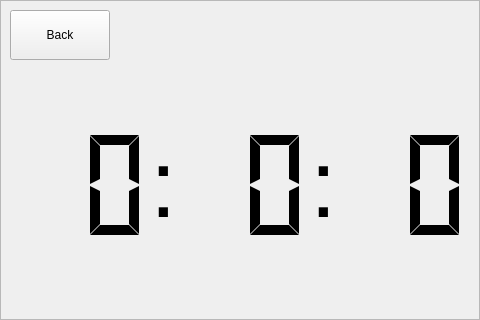
<?xml version="1.0" encoding="UTF-8"?>
<ui version="4.0">
 <class>ClockForm</class>
 <widget class="QWidget" name="ClockForm">
  <property name="geometry">
   <rect>
    <x>0</x>
    <y>0</y>
    <width>480</width>
    <height>320</height>
   </rect>
  </property>
  <property name="windowTitle">
   <string>Form</string>
  </property>
  <widget class="QFrame" name="frame">
   <property name="geometry">
    <rect>
     <x>0</x>
     <y>0</y>
     <width>480</width>
     <height>320</height>
    </rect>
   </property>
   <property name="maximumSize">
    <size>
     <width>480</width>
     <height>320</height>
    </size>
   </property>
   <property name="frameShape">
    <enum>QFrame::StyledPanel</enum>
   </property>
   <property name="frameShadow">
    <enum>QFrame::Raised</enum>
   </property>
   <widget class="QPushButton" name="backButton">
    <property name="geometry">
     <rect>
      <x>10</x>
      <y>10</y>
      <width>100</width>
      <height>50</height>
     </rect>
    </property>
    <property name="styleSheet">
     <string notr="true">font: 9pt &quot;휴먼둥근헤드라인&quot;;</string>
    </property>
    <property name="text">
     <string>Back</string>
    </property>
   </widget>
   <widget class="QLCDNumber" name="lcdHour">
    <property name="geometry">
     <rect>
      <x>20</x>
      <y>80</y>
      <width>131</width>
      <height>211</height>
     </rect>
    </property>
    <property name="frameShape">
     <enum>QFrame::NoFrame</enum>
    </property>
    <property name="smallDecimalPoint">
     <bool>false</bool>
    </property>
    <property name="digitCount">
     <number>2</number>
    </property>
    <property name="segmentStyle">
     <enum>QLCDNumber::Flat</enum>
    </property>
   </widget>
   <widget class="QLabel" name="labelDothm">
    <property name="geometry">
     <rect>
      <x>150</x>
      <y>80</y>
      <width>31</width>
      <height>211</height>
     </rect>
    </property>
    <property name="text">
     <string>&lt;html&gt;&lt;head/&gt;&lt;body&gt;&lt;p&gt;&lt;span style=&quot; font-size:72pt;&quot;&gt;:&lt;/span&gt;&lt;/p&gt;&lt;/body&gt;&lt;/html&gt;</string>
    </property>
   </widget>
   <widget class="QLCDNumber" name="lcdMin">
    <property name="geometry">
     <rect>
      <x>180</x>
      <y>80</y>
      <width>131</width>
      <height>211</height>
     </rect>
    </property>
    <property name="frameShape">
     <enum>QFrame::NoFrame</enum>
    </property>
    <property name="smallDecimalPoint">
     <bool>false</bool>
    </property>
    <property name="digitCount">
     <number>2</number>
    </property>
    <property name="segmentStyle">
     <enum>QLCDNumber::Flat</enum>
    </property>
   </widget>
   <widget class="QLabel" name="labelDotms">
    <property name="geometry">
     <rect>
      <x>310</x>
      <y>80</y>
      <width>31</width>
      <height>211</height>
     </rect>
    </property>
    <property name="text">
     <string>&lt;html&gt;&lt;head/&gt;&lt;body&gt;&lt;p&gt;&lt;span style=&quot; font-size:72pt;&quot;&gt;:&lt;/span&gt;&lt;/p&gt;&lt;/body&gt;&lt;/html&gt;</string>
    </property>
   </widget>
   <widget class="QLCDNumber" name="lcdSec">
    <property name="geometry">
     <rect>
      <x>340</x>
      <y>80</y>
      <width>131</width>
      <height>211</height>
     </rect>
    </property>
    <property name="frameShape">
     <enum>QFrame::NoFrame</enum>
    </property>
    <property name="smallDecimalPoint">
     <bool>false</bool>
    </property>
    <property name="digitCount">
     <number>2</number>
    </property>
    <property name="segmentStyle">
     <enum>QLCDNumber::Flat</enum>
    </property>
   </widget>
  </widget>
 </widget>
 <resources/>
 <connections/>
</ui>
